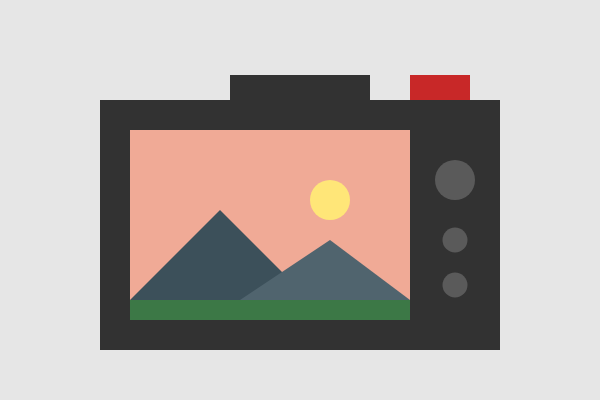
Frame 1 (no input)
Frame 60 (no input): identical to frame 1, image omitted
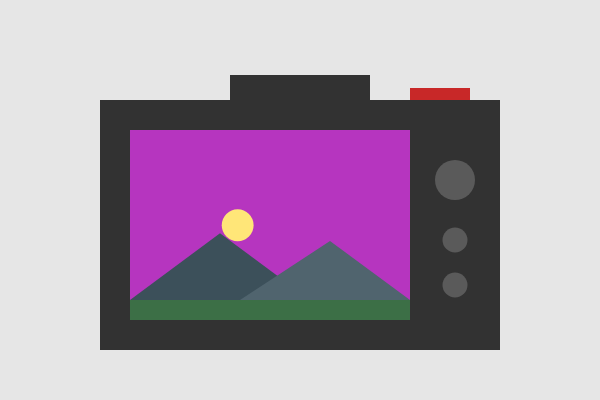
Frame 120 (the mouse pressed at the canvas centre since frame 60)

The p5.js sketch that drew these frames (run headless with seeded random() and noise() and a simulated clock; from frame 60 on, the mouse is pressed at the canvas centre):

// p5.js sketch
// ── sketch.js
//랜덤 변수들
let skyR = 240;        // 하늘색 R
let skyG = 170;        // 하늘색 G
let skyB = 150;        // 하늘색 B
let sunX = 330;        // 해 x 위치
let sunY = 200;        // 해 y 위치
let sunSize = 40;      // 해 크기
let mountain1 = 90;    // 왼쪽 산 높이
let mountain2 = 60;    // 오른쪽 산 높이
let groundG = 120;     // 땅 초록 정도

//플래시 
let flash = 0;         

function setup() {
  createCanvas(600, 400);
}

function draw() {
  background(230);
  noStroke();

  //셔터 버튼, 마우스 클릭하면 위치 내려감
  let shutterY = 75;
  if (mouseIsPressed) {
    shutterY = 88;
  }
  fill(200, 40, 40);
  rect(410, shutterY, 60, 30);

  //카메라 몸체
  fill(50);
  rect(100, 100, 400, 250);      //몸체
  rect(230, 75, 140, 30);        //뷰파인더

  //오른쪽 버튼들
  fill(90);
  ellipse(455, 180, 40, 40);
  ellipse(455, 240, 25, 25);
  ellipse(455, 285, 25, 25);

  //하늘
  fill(skyR, skyG, skyB);
  rect(130, 130, 280, 190);

  //해
  fill(255, 230, 120);
  ellipse(sunX, sunY, sunSize, sunSize);

  //산
  fill(60, 80, 90);
  triangle(130, 300, 220, 300 - mountain1, 310, 300);
  fill(80, 100, 110);
  triangle(240, 300, 330, 300 - mountain2, 410, 300);

  //땅
  fill(60, groundG, 70);
  rect(130, 300, 280, 20);

  //플래시 효과
  fill(255, 255, 255, flash);
  rect(130, 130, 280, 190);
  flash = flash - 15;
}

function mousePressed() {
  skyR = random(255);
  skyG = random(255);
  skyB = random(255);
  sunX = random(165, 375);
  sunY = random(165, 240);
  sunSize = random(20, 60);
  mountain1 = random(40, 150);
  mountain2 = random(40, 150);
  groundG = random(80, 200);
  flash = 255;
}
